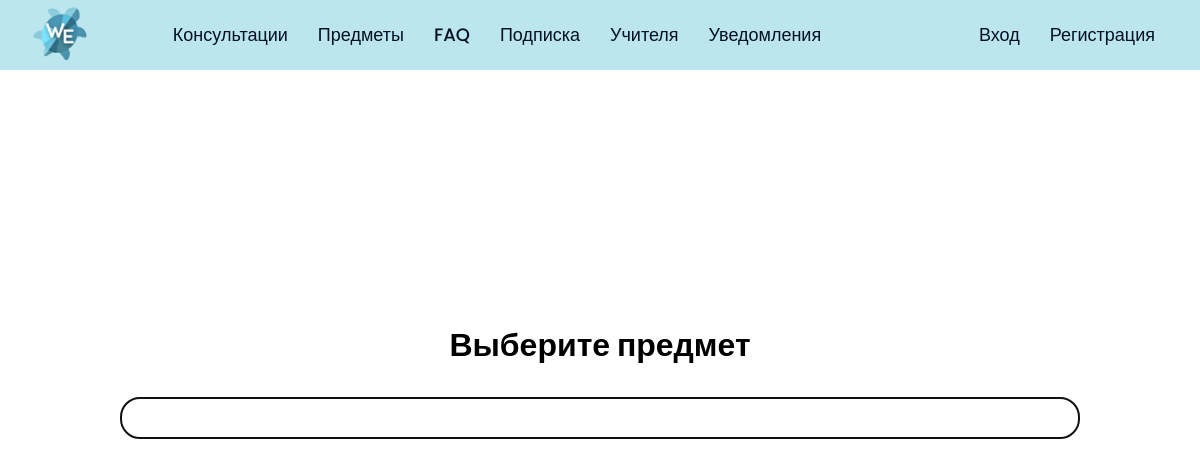
/class/1/subjects, run on an earlier commit of the app's database.
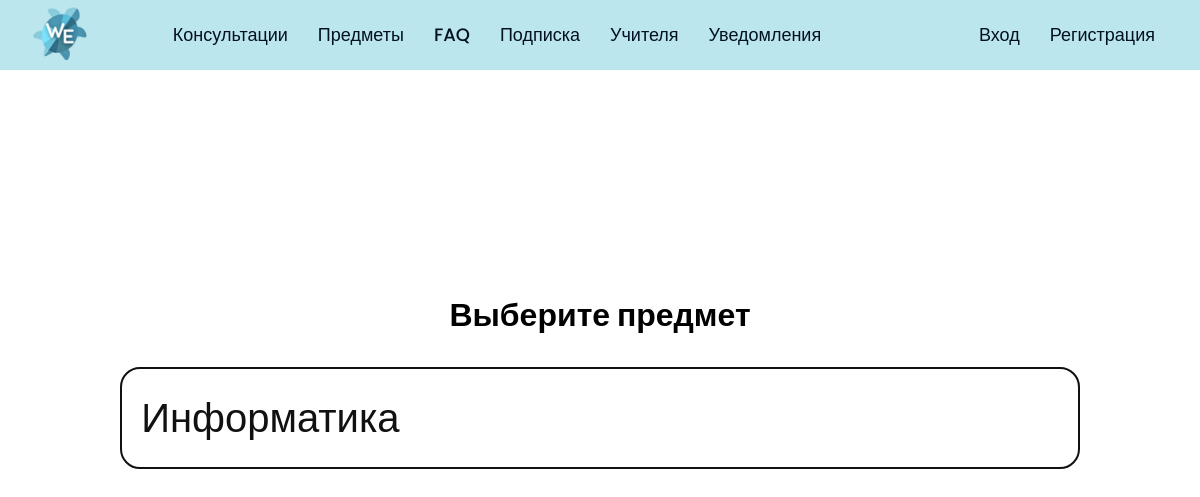
And on a later commit of the database.
### main.py (models this page shows)
class Subject(db.Model):
    id = db.Column(db.Integer, primary_key=True)
    name = db.Column(db.String(50), nullable=False)
    class_id = db.Column(db.Integer, db.ForeignKey('class.id'), nullable=False)
    courses = db.relationship('Course', backref='subject', lazy=True)

### main.py (the view)
@app.route('/class/<int:class_id>/subjects')
def class_subjects(class_id):
    class_info = Class.query.get_or_404(class_id)
    subjects = class_info.subjects
    return render_template('class_subjects.html', class_info=class_info, subjects=subjects)

### templates/class_subjects.html (shortened to what this page needs)
<!DOCTYPE html>
<html lang="en">
<head>
    <link rel="stylesheet" href="..\..\static\subjects.css">
</head>
<body>
  <nav>
    <div class="wrapper">
      <div class="logo"><a href="/"><img src="..\..\static\logo.png" alt=""></a></div>
      <ul class="nav-links">
        <li><a href="/meets-subj1">Консультации</a></li>
        <li>
          <a href="/subjects" class="desktop-item">Предметы</a>
        </li>
        <li><a href="/faq">FAQ</a></li>
        <li><a href="/new">Подписка</a></li>
        <li><a href="/Teachers">Учителя</a></li>
        <li><a href="/notifications">Уведомления</a></li>
      </ul>
      <ul class="nav-links">
          {% if not(current_user.is_authenticated) %}
      <li><div class="Log"><a href="/index">Вход</a></div></li>
      <li><div class="Sign"><a href="/register">Регистрация</a></div></li>
          {% endif %}
      </ul>
    </div>
  </nav>
      <div class="con">
          <h1>Выберите предмет</h1>
        <div class="subject-col-col">
  {% for subject in subjects %}
            <p><a href="{{ url_for('list_courses', subject_id=subject.id) }}">{{ subject.name }}</a></p>
  {% endfor %}
        </div>
      </div>
</body>
</html>

### static/subjects.css (style rules this page uses)
* { margin: 0; padding: 0; box-sizing: border-box; font-family: 'Poppins', sans-serif; }
nav { top: 0; position: fixed; z-index: 99; width: 100%; background-color: #bce6ee; }
nav .wrapper { position: relative; max-width: 100%; padding: 0px 30px; height: 70px; line-height: 70px; margin: auto; display: flex; align-items: center; justify-content: space-between; }
.wrapper .logo a { color: #0c7489; font-size: 30px; font-weight: 600; text-decoration: none; }
.logo img { top: 4px; width:3%; position: absolute; min-width: 60px; }
.wrapper .Log a { text-decoration: none; color: #021024; font-size: 18px; font-weight: 500; padding: 9px 15px; border-radius: 5px; transition: all 0.3s ease; }
.wrapper .Sign a { text-decoration: none; color: #021024; font-size: 18px; font-weight: 500; border-radius: 5px; transition: all 0.3s ease; padding: 9px 15px; }
.wrapper .nav-links { display: inline-flex; }
.nav-links li { list-style: none; }
.nav-links li a { color: #021024; text-decoration: none; font-size: 18px; font-weight: 500; padding: 9px 15px; border-radius: 5px; transition: all 0.3s ease; }
.con { height: 70vh; top: 100px; position: relative; display: flex; flex-direction: column; justify-content: center; text-align: center; margin: 0 10%; gap: 5%; }
.con a { text-decoration: none; color: #111; }
.con p { font-size: 70px; }
.logo img { top: 4px; width:3%; position: absolute; }
.subject-col-col { border-radius: 20px; width: 100%; justify-content: space-between; display: flex; flex-direction: row; border: 2px solid #111; padding: 2%; text-align: center; }
.subject-col-col p { font-size: 40px; }

What changed in the data, as far as the page shows it:
added Subject: name "Информатика"
